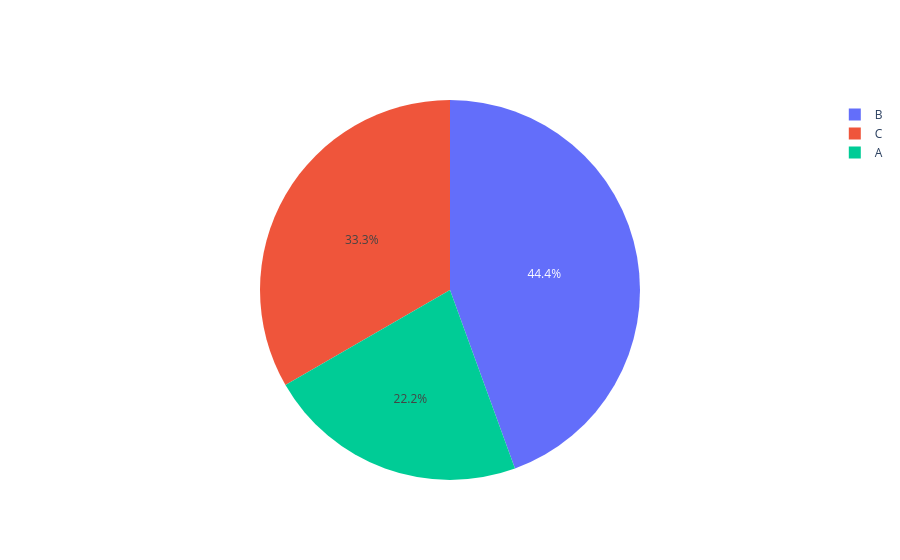

Write notebook code for a chart like this one.
### Code cell
# Create a pie chart using the plotly library
import plotly.graph_objects as go

fig = go.Figure(data=[go.Pie(labels=['A', 'B', 'C'], values=[10, 20, 15])])
fig.show()

### Figure 1 — Plotly figure (JSON) as saved in the notebook; plotly's stock layout.template omitted (floating-point values rounded to 4 significant figures)
{"data": [{"labels": ["A", "B", "C"], "type": "pie", "values": [10, 20, 15]}], "layout": {}}
